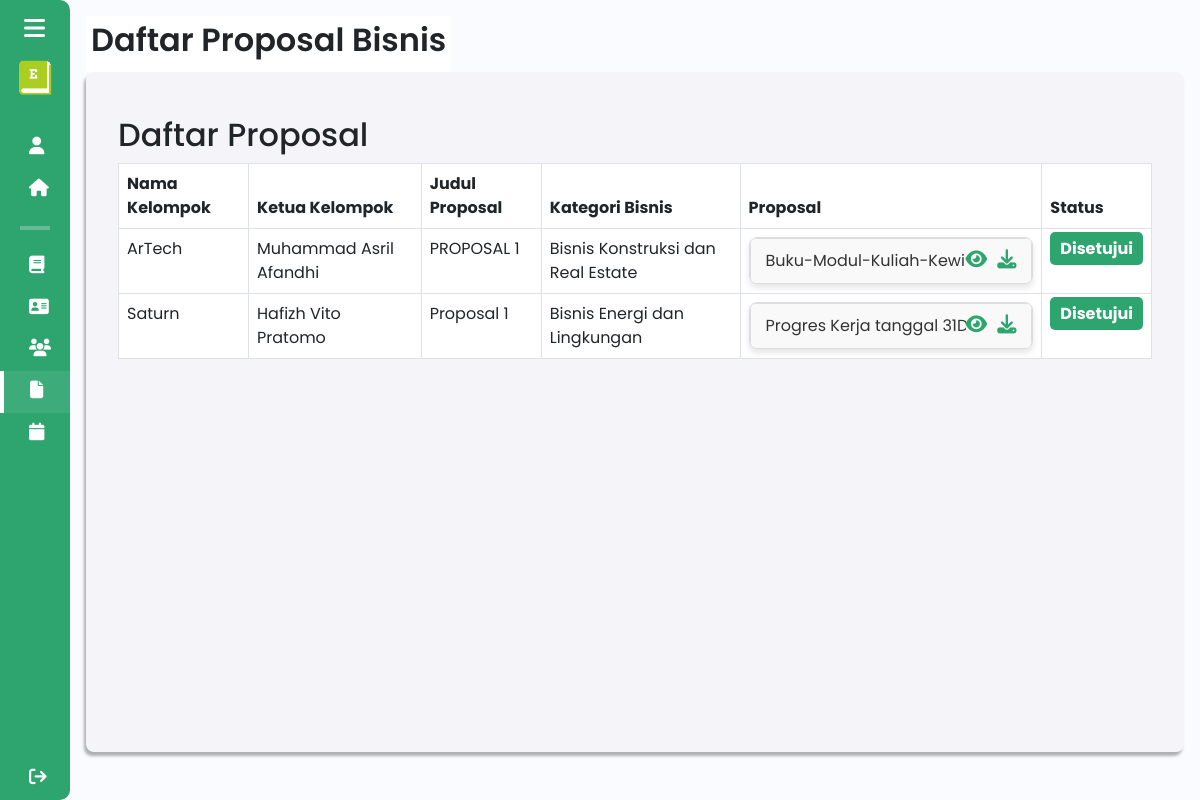
Before: /admin/daftar_penuh_proposal (signed in) with the older database file.
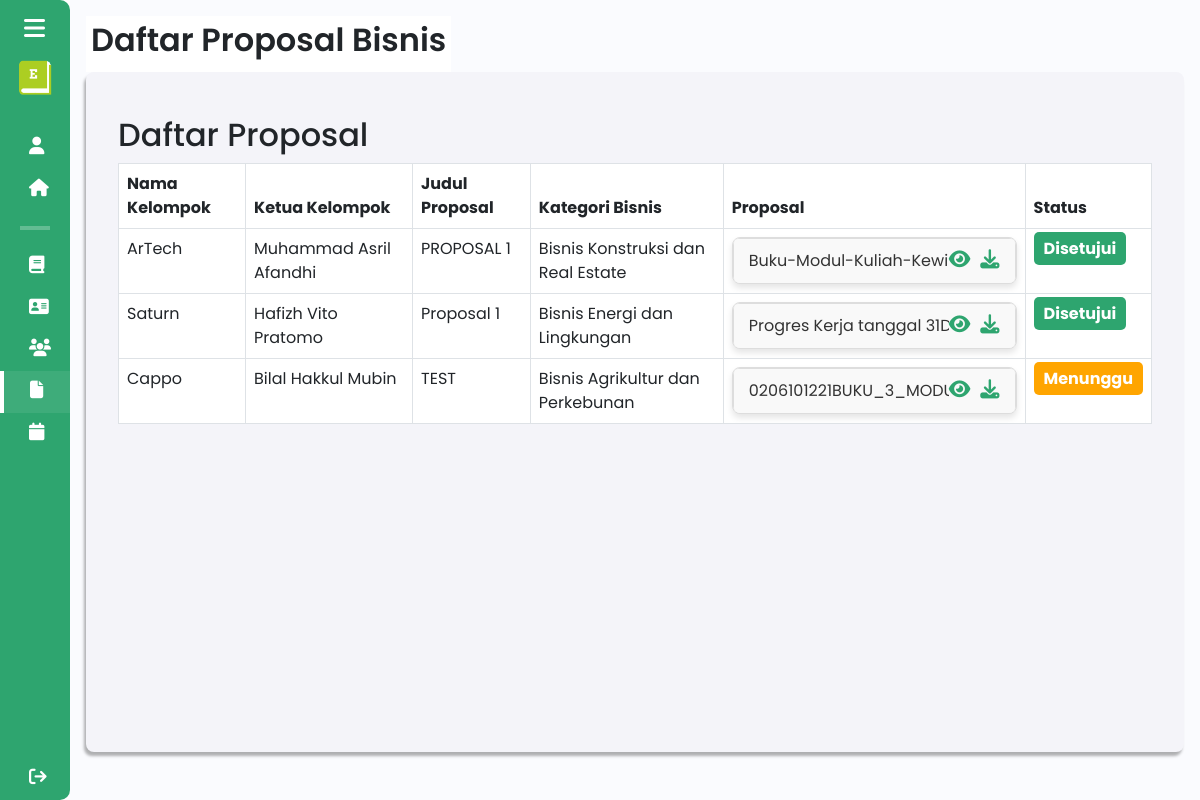
After: the same page with the newer database file.
### tables this page shows
CREATE TABLE `proposal_bisnis` (
  `id` int(11) NOT NULL,
  `judul_proposal` varchar(255) NOT NULL,
  `tahapan_bisnis` varchar(25) NOT NULL,
  `sdg` text NOT NULL,
  `kategori` varchar(255) DEFAULT NULL,
  `other_category` varchar(255) DEFAULT NULL,
  `proposal_pdf` varchar(255) NOT NULL,
  `kelompok_id` int(11) NOT NULL,
  `status` enum('menunggu','ditolak','disetujui') DEFAULT 'menunggu',
  `ide_bisnis` varchar(255) DEFAULT NULL,
  `feedback` varchar(2000) DEFAULT NULL,
  `anggaran` int(11) DEFAULT NULL
);

CREATE TABLE `kelompok_bisnis` (
  `id_kelompok` int(11) NOT NULL,
  `npm_ketua` varchar(20) DEFAULT NULL,
  `nama_kelompok` varchar(50) DEFAULT NULL,
  `nama_bisnis` varchar(50) DEFAULT NULL,
  `logo_bisnis` varchar(255) DEFAULT NULL,
  `tahun_akademik_id` int(11) DEFAULT NULL,
  `kategori_bisnis` varchar(255) DEFAULT NULL,
  `sdg` varchar(255) DEFAULT NULL,
  `ide_bisnis` varchar(255) DEFAULT NULL,
  `id_mentor` int(11) DEFAULT NULL,
  `status_inkubasi` enum('direkomendasikan','disetujui','ditolak','masuk','tidak masuk') DEFAULT NULL,
  `status_kelompok_bisnis` enum('aktif','tidak aktif') DEFAULT 'aktif'
);

CREATE TABLE `mahasiswa` (
  `id` int(11) NOT NULL,
  `user_id` int(11) NOT NULL,
  `nama` varchar(100) NOT NULL,
  `npm` varchar(15) NOT NULL,
  `program_studi` varchar(100) NOT NULL,
  `email` varchar(100) DEFAULT NULL,
  `contact` varchar(15) DEFAULT NULL,
  `fakultas` varchar(100) DEFAULT NULL,
  `id_kelompok` int(11) DEFAULT NULL,
  `alamat` varchar(255) DEFAULT NULL
);

### components/pages/admin/daftar_penuh_proposal.php (the view, shortened to what this page needs)
<?php
include $_SERVER['DOCUMENT_ROOT'] . '/Entree/config/db_connection.php';
$query = "
    SELECT
    k.nama_kelompok,
    m.nama AS ketua_kelompok, -- Ambil nama ketua kelompok dari tabel mahasiswa
    p.judul_proposal,
    p.ide_bisnis,
    p.tahapan_bisnis,
    p.sdg,
    p.kategori,
    p.other_category,
    p.proposal_pdf,
    p.status
FROM
    proposal_bisnis p
JOIN
    kelompok_bisnis k
ON
    p.kelompok_id = k.id_kelompok
LEFT JOIN
    mahasiswa m
ON
    k.npm_ketua = m.npm -- Hubungkan berdasarkan NPM
";
$result = mysqli_query($conn, $query);
?>
<!DOCTYPE html>
<html lang="en">
<head>
    <link href="https://cdn.lineicons.com/4.0/lineicons.css" rel="stylesheet" />
    <link href="https://cdn.jsdelivr.net/npm/bootstrap@5.3.0-alpha3/dist/css/bootstrap.min.css" rel="stylesheet"
>
    <link rel="stylesheet" href="/Entree/assets/css/detail_proposal.css">
</head>
<body>
    <div class="wrapper">
        <?php
            $activePage = 'daftar_penuh_proposal';
            include 'sidebar_admin.php';
        ?>
        <div class="main p-3">
            <?php
                $pageTitle = "Daftar Proposal Bisnis";
                include 'header_admin.php';
            ?>
            <div class="main_wrapper">
                <div class="container mt-4">
                    <h2>Daftar Proposal</h2>
                    <div class="table-responsive">
                        <table class="table table-bordered">
                            <thead>
                                <tr>
                                    <th>Nama Kelompok</th>
                                    <th>Ketua Kelompok</th>
                                    <th>Judul Proposal</th>
                                    <th>Kategori Bisnis</th>
                                    <th>Proposal</th>
                                    <th>Status</th>
                                </tr>
                            </thead>
                            <tbody>
                                <?php while ($row = mysqli_fetch_assoc($result)) { ?>
                                    <tr>
                                        <td><?php echo htmlspecialchars($row['nama_kelompok']); ?></td>
                                        <td><?php echo htmlspecialchars($row['ketua_kelompok']); ?></td>
                                        <td><?php echo htmlspecialchars($row['judul_proposal']); ?></td>
                                        <td>
                                            <?php
                                                if ($row['kategori'] === 'lainnya') {
                                                    echo htmlspecialchars($row['other_category']);
                                                } else {
                                                    echo htmlspecialchars($row['kategori']);
                                                }
                                            ?>
                                        </td>
                                        <td>
                                            <ul id="fileList">
                                                <li class="file-box">
                                                   <div class="file-info text-truncate" style="max-width: 200px; overflow: hidden; white-space: nowrap; text-overflow: ellipsis;">
                                                        <?php echo htmlspecialchars(basename($row['proposal_pdf'])); ?>
                                                    </div>
                                                    <div class="icon-group">
                                                        <a href="/Entree/components/pages/mahasiswa/uploads/proposal/<?php echo basename($row['proposal_pdf']); ?>" target="_blank" class="detail-icon" data-bs-toggle="tooltip" data-bs-custom-class="custom-tooltip" data-bs-title="Lihat File">
                                                            <i class="fa-solid fa-eye"></i>
                                                        </a>
                                                        <a href="/Entree/components/pages/mahasiswa/uploads/proposal/<?php echo basename($row['proposal_pdf']); ?>" download class="btn-icon" data-bs-toggle="tooltip" data-bs-custom-class="custom-tooltip" data-bs-title="Unduh File">
                                                            <i class="fa-solid fa-download"></i>
                                                        </a>
                                                    </div>
                                                </li>
                                            </ul>
                                        </td>
                                        <td>
                                            <span id="status-label" class="status"
                                                style="background-color: <?php
                                                    if ($row['status'] == 'disetujui') {
                                                        echo '#2ea56f';
                                                    } elseif ($row['status'] == 'ditolak') {
                                                        echo '#dc3545';
                                                    } else {
                                                        echo 'orange';
                                                    }
                                                ?>;">
                                                <?php echo htmlspecialchars($row['status']); ?>
                                            </span>
                                        </td>
                                    </tr>
                                <?php } ?>
                            </tbody>
                            </table>
                        </div>
                    </div>
                </div>
            </div>
        </div>
</body>
</html>

### components/pages/admin/sidebar_admin.php (shortened to what this page needs)
<!DOCTYPE html>
<html lang="en">
<head>
    <link href="https://cdn.lineicons.com/4.0/lineicons.css" rel="stylesheet" />
    <link href="https://cdn.jsdelivr.net/npm/bootstrap@5.3.0-alpha3/dist/css/bootstrap.min.css" rel="stylesheet"
>
    <link rel="stylesheet" href="/Entree/assets/css/sidebar.css">
</head>
<body>
    <div class="wrapper">
        <aside id="sidebar">
            <div>
                <button class="toggle-btn" type="button">
                    <i class="fa-solid fa-bars"></i>
                </button>
                <div class="sidebar-logo d-flex-custom-sidebar justify-content-center align-items-center">
                    <img src="\Entree\assets\img\kiri_logo_sidebar.png" alt="Logo Entree" class="logo-kiri">
                </div>
            </div>
            <ul class="sidebar-nav">
                <li class="sidebar-item <?php echo ($activePage == 'profil') ? 'active' : ''; ?>">
                    <a href="profil" class="sidebar-link">
                        <i class="fa-solid fa-user"></i>
                    </a>
                </li>
                <li class="sidebar-item <?php echo ($activePage == 'pageadmin') ? 'active' : ''; ?>">
                    <a href="dashboard" class="sidebar-link">
                        <i class="fa-solid fa-house"></i>
                    </a>
                </li>
                <hr>
                <li class="sidebar-item <?php echo ($activePage == 'materikewirausahaan_admin') ? 'active' : ''; ?>">
                    <a href="materi_kewirausahaan" class="sidebar-link">
                        <i class="fa-solid fa-book"></i>
                    </a>
                </li>
                <li class="sidebar-item <?php echo ($activePage == 'daftar_mentor_admin') ? 'active' : ''; ?>">
                    <a href="daftar_mentor" class="sidebar-link">
                    <i class="fa-solid fa-address-card"></i>
                    </a>
                </li>
                <li class="sidebar-item <?php echo ($activePage == 'daftar_kelompok_bisnis_admin') ? 'active' : ''; ?>">
                    <a href="daftar_kelompok_bisnis" class="sidebar-link">
                        <i class="fa-solid fa-users"></i>
                    </a>
                </li>
                <li class="sidebar-item <?php echo ($activePage == 'daftar_penuh_proposal') ? 'active' : ''; ?>">
                    <a href="daftar_penuh_proposal" class="sidebar-link">
                        <i class="fa-solid fa-file"></i>
                    </a>
                </li>
                <li class="sidebar-item <?php echo ($activePage == 'tahun_akademik') ? 'active' : ''; ?>">
                    <a href="tahun_akademik" class="sidebar-link">
                        <i class="fa-solid fa-calendar"></i>
                    </a>
                </li>
                <li class="sidebar-item sign-out">
                    <a href="/Entree/dashboard" class="sidebar-link">
                        <i class="fa-solid fa-sign-out"></i>
                    </a>
                </li>
            </ul>
        </aside>
    </div>
</body>
</html>

### components/pages/admin/header_admin.php (shortened to what this page needs)
<!DOCTYPE html>
<html lang="en">
<head>
    <link href="https://cdn.lineicons.com/4.0/lineicons.css" rel="stylesheet" />
    <link href="https://cdn.jsdelivr.net/npm/bootstrap@5.3.0-alpha3/dist/css/bootstrap.min.css" rel="stylesheet"
>
    <link rel="stylesheet" href="/Entree/assets/css/header.css">
</head>
<body>
    <div class="wrapper">
        <div class="main_header">
            <h1 class="halaman"><?php echo $pageTitle ?? 'Halaman'; ?></h1>
        </div>
    </div>
</body>
</html>

### assets/css/detail_proposal.css (style rules this page uses)
body { font-family: Arial, sans-serif; background-color: #f4f4f9; }
.main { padding: 20px; }
.main_wrapper { padding: 30px; background-color: #f4f4f9; border-radius: 8px; box-shadow: 0 4px 6px rgba(0, 0, 0, 0.1); height: 85vh; padding: 30px; }
h2 { font-size: 24px; font-weight: bold; margin-bottom: 20px; }
.file-box { background-color: #f9f9f9; padding: 10px 15px; border: 1px solid #ddd; border-radius: 5px; }
.status { padding: 5px 10px; border-radius: 5px; font-weight: bold; color: white; text-transform: capitalize; }
#fileList { list-style: none; padding: 0; margin: 0; border: 1px solid #ddd; border-radius: 8px; background: #f9f9f9; box-shadow: 0 4px 6px rgba(0, 0, 0, 0.1); overflow: hidden; text-align: left; }
#fileList li { display: flex; justify-content: space-between; align-items: center; padding: 10px 15px; border-bottom: 1px solid #e0e0e0; font-size: 1rem; color: #333; transition: background 0.3s; }
#fileList li:last-child { border-bottom: none; }
#fileList li .file-info { display: flex; flex-direction: row; }
#fileList li .icon-group { display: flex; gap: 10px; }
#fileList li .icon-group i { font-size: 1.2rem; color: #2ea56f; cursor: pointer; transition: color 0.3s; }

### assets/css/sidebar.css (style rules this page uses)
a { text-decoration: none; }
li { list-style: none; }
h1 { font-weight: 600; font-size: 1.5rem; }
body { font-family: "Poppins", sans-serif; }
.wrapper { display: flex; }
.main { min-height: 100vh; width: 100%; overflow: hidden; transition: all 0.35s ease-in-out; background-color: #fafbfe; }
#sidebar { width: 70px; min-width: 70px; z-index: 1000; transition: all 0.25s ease-in-out; background-color: #2ea56f; display: flex; flex-direction: column; border-top-right-radius: 10px; border-bottom-right-radius: 10px; }
.toggle-btn, .toggle-btn2 { background-color: transparent; cursor: pointer; border: 0; padding: 1rem 1.5rem; }
.toggle-btn i, .toggle-btn2 i { font-size: 1.5rem; color: #fff; }
.sidebar-logo img { width: 50%; height: 50%; }
.sidebar-nav { padding: 2rem 0; flex: 1 1 auto; }
.d-flex-custom-sidebar { display: flex; }
a.sidebar-link { padding: 0.625rem 1.625rem; color: #fff; display: block; font-size: 0.9rem; white-space: nowrap; border-left: 3px solid transparent; }
.sidebar-link i { font-size: 1.1rem; margin-right: 0.75rem; }
.sidebar-item.active a { background-color: rgba(255, 255, 255, 0.075); border-left: 4px solid white; }
.sidebar-item { position: relative; }
.sign-out { position: fixed; bottom: 0; left: 0; }
.sidebar-nav hr { border: 2px solid white; margin-right: 20px; margin-left: 20px; }
.main_wrapper { width: 100%; height: 85vh; background-color: #f4f4f9; box-shadow: -2px 4px 3px rgba(0, 0, 0, 0.3); margin: 0; padding: 20px; overflow-y: auto; border-radius: 8px; }

### assets/css/header.css (style rules this page uses)
a { text-decoration: none; }
li { list-style: none; }
h1 { font-weight: 600; font-size: 1.5rem; }
body { font-family: "Poppins", sans-serif; }
.main_header { display: flex; justify-content: space-between; align-items: center; padding: 5px; background-color: #fff; min-height: 50px; }
.main_header h1 { font-size: xx-large; }

Changed rows visible on the page:
added proposal_bisnis: kelompok.nama_kelompok "Cappo", mahasiswa.nama "Bilal Hakkul Mubin", judul_proposal "TEST", kategori "Bisnis Agrikultur dan Perkebunan", proposal_pdf "0206101221BUKU_3_MO…", status "Menunggu"
